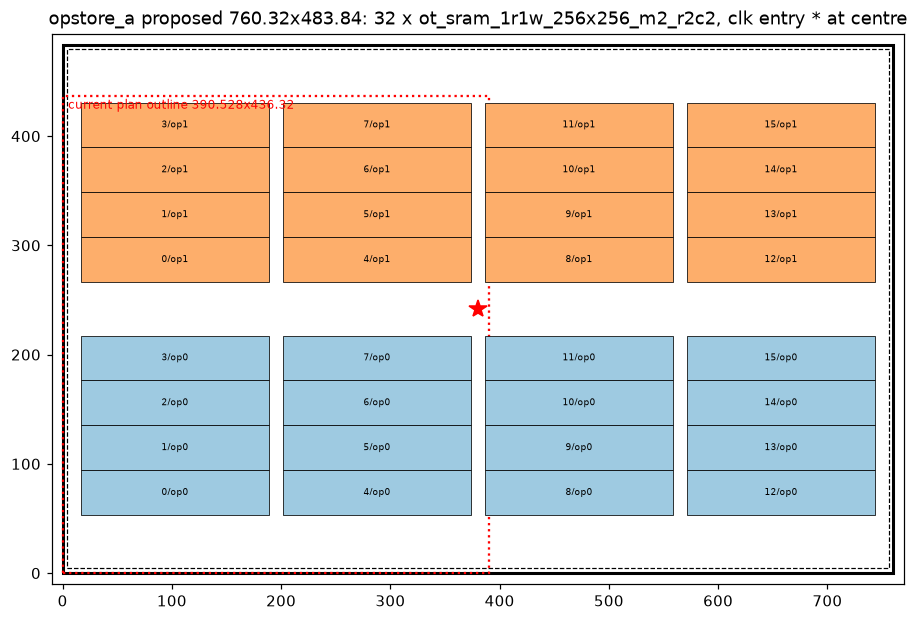

Write the Python code that produced this figure.
#!/usr/bin/env python3
"""DIE-HBM-28-K: opstore_a static macro grid + core_macros KNOWN entry (plan DELTA only, not applied).

    python3 opstore_a_static.py WT PLANDIR KIT ELAB_LIST OUTDIR

WT        sparse worktree with tools/die_plan/kit_contract.py + physical/die_plan/hbm/core_macros_fix.py (read only)
PLANDIR   plan dir with die_plan.json + core_macros.json (read only)
KIT       HBM-CORES-KITS-24 opstore_a kit (read only; copied into OUTDIR/stage for the kit_contract checks)
ELAB_LIST yosys flatten list (select -list t:ot_sram*) of the kit RTL

Same method as DIE-HBM-26 mk_static.py opstore_b: 4 columns of ot_sram_1r1w_256x256_m2_r2c2 (172.824 x 41.064)
at col channel 12.096 centred on x = 380.16 (identical column x to opstore_b), bands of 4 rows, equal horizontal
logic channels, y snapped to 0.012 mod 0.048.  opstore_a has 2 bands (g_operand[0], g_operand[1]); bank b -> column
b // 4, row b % 4 (opstore_b: bank 4c+r).
"""
import json
import os
import re
import shutil
import sys

WT, PLAN, KIT, ELAB, OUT = sys.argv[1:6]
sys.path.insert(0, os.path.join(WT, "tools/die_plan"))
sys.path.insert(0, os.path.join(WT, "physical/die_plan/hbm"))
import kit_contract as K          # noqa: E402
import core_macros_fix as F       # noqa: E402

CORE = "ot_hgi_sfu_core_split3__opstore_a"
MASTER, W, H = "ot_sram_1r1w_256x256_m2_r2c2", 172.824, 41.064
OUTLINE = [760.32, 483.84]        # 88 x 56 on the 8.64 lattice


def snap_y(y):
    return round(0.012 + round((y - 0.012) / 0.048) * 0.048, 3)


def snap_x(x):
    return round(round(x / 0.108) * 0.108, 3)


def spec():
    span = 4 * W + 3 * 12.096
    x0 = snap_x(380.16 - span / 2)
    xs = [round(x0 + i * (W + 12.096), 3) for i in range(4)]
    band = 4 * H + 3 * 0.024
    hc = OUTLINE[1] - 2 * 4.32
    ch = (hc - 2 * band) / 3
    rows = []
    for g in range(2):
        yb = 4.32 + ch + g * (band + ch)
        for b in range(16):
            c, r = b // 4, b % 4
            rows.append(dict(name=f"u_fcore.u_core.u_x.u_core.u_engine.u_memory.g_operand[{g}].u_group.g_bank[{b}]"
                                  ".u_b.genblk1.genblk1.g_m11.u_m",
                             master=MASTER, origin_um=[xs[c], snap_y(yb + r * (H + 0.024))], orient="R0"))
    basis = (f"DIE-HBM-28-K static grid (DIE-HBM-26 opstore_b method): 4 col x 8 row (2 bands g_operand[0]/"
             f"g_operand[1] of 4 rows; bank b -> col b//4 row b%4), col channel 12.096 (opstore_b column x), "
             f"{ch:.3f}-um logic channels, centred on x=380.16; 32 x {MASTER} from yosys flatten of the "
             f"HBM-CORES-KITS-24 kit RTL")
    return dict(outline_um=OUTLINE, macros=rows, basis=basis), ch


def main():
    os.makedirs(OUT, exist_ok=True)
    sp, ch = spec()
    names = {l.strip().split("/", 1)[1] for l in open(ELAB) if l.strip()}
    got = {m["name"] for m in sp["macros"]}
    assert got == names, (sorted(names - got)[:3], sorted(got - names)[:3])
    sizes = F.lef_sizes(os.path.join(KIT, "macros"))
    assert tuple(sizes[MASTER]) == (W, H), sizes[MASTER]
    rows = [dict(name=m["name"], master=m["master"], orient="R0",
                 rect_um=[round(m["origin_um"][0], 4), round(m["origin_um"][1], 4),
                          round(m["origin_um"][0] + W, 4), round(m["origin_um"][1] + H, 4)]) for m in sp["macros"]]
    err, ncols = F.channel_errors(rows, OUTLINE)
    assert not err, err
    cm = json.load(open(os.path.join(PLAN, "core_macros.json")))
    old = cm["cores"][CORE]
    entry = dict(status="KNOWN", outline_um=OUTLINE, basis=sp["basis"], macros=rows, channel_rule_um=F.CH,
                 previous=dict(status=old.get("status"), why=old.get("why"), outline_um=old.get("outline_um")))
    json.dump({CORE: sp}, open(os.path.join(OUT, "opstore_a_static_sites.json"), "w"), indent=1)

    # fit arithmetic
    marea = 32 * W * H
    fit = dict(macros=32, master=MASTER, macro_area_um2=round(marea, 1),
               core_macros_outline=[388.8, 345.6], core_macros_outline_area=round(388.8 * 345.6, 1),
               die_plan_outline=[390.528, 436.32], die_plan_outline_area=round(390.528 * 436.32, 1),
               die_plan_core_area=round((390.528 - 8.64) * (436.32 - 8.64), 1),
               proposed_outline=OUTLINE, proposed_area=round(OUTLINE[0] * OUTLINE[1], 1),
               proposed_macro_pct=round(100 * marea / (OUTLINE[0] * OUTLINE[1]), 2), band_channel_um=round(ch, 3),
               floor_10p8_outline=[760.32, 371.52])

    # kit_contract checks on a staged kit copy at the proposed outline (clock entry = outline centre, as opstore_b)
    kd = os.path.join(OUT, "stage", os.path.basename(KIT.rstrip("/")))
    if os.path.exists(kd):
        shutil.rmtree(kd)
    shutil.copytree(KIT, kd, symlinks=True)
    lines = ["foreach {inst master x y orient} {"]
    for m in sp["macros"]:
        inst = m["name"].replace("[", "\\[").replace("]", "\\]")
        lines.append(f"  {{{inst}}} {m['master']} {m['origin_um'][0]} {m['origin_um'][1]} {m['orient']}")
    lines.append("} { place_macro -macro_name $inst -location [list $x $y] -orientation $orient }")
    open(os.path.join(kd, "macro_placement.tcl"), "w").write("\n".join(lines) + "\n")
    cfg = open(os.path.join(kd, "config.mk")).read()
    cfg = re.sub(r"export DIE_AREA = .*", f"export DIE_AREA = 0 0 {OUTLINE[0]} {OUTLINE[1]}", cfg)
    cfg = re.sub(r"export CORE_AREA = .*", f"export CORE_AREA = 4.32 4.32 {OUTLINE[0] - 4.32:.3f} "
                 f"{OUTLINE[1] - 4.32:.3f}", cfg)
    cfg += "\nexport MACRO_PLACEMENT_TCL = /work/macro_placement.tcl\n"
    open(os.path.join(kd, "config.mk"), "w").write(cfg)
    entries = [("plan-centre", "clk", OUTLINE[0] / 2, OUTLINE[1] / 2)]
    chk = {}
    e, i = K.macro_channels(kd, PLAN); chk["macro_channels"] = dict(verdict="FAIL" if e else "PASS", err=e[:3], info={k: v for k, v in i.items() if k != "min_channel_note"})
    e, i = K.clock_entry_clear(kd, PLAN, entries=entries); chk["clock_entry_clear(centre)"] = dict(verdict="FAIL" if e else "PASS", err=e[:3], info=i)
    e, i = K.clock_entry_clear(kd, PLAN); chk["clock_entry_clear(kit io, stale outline)"] = dict(verdict="FAIL" if e else "PASS", err=e[:3], info=i)
    e, i = K.macro_pin_grid(kd, PLAN); chk["macro_pin_grid"] = dict(verdict="FAIL" if e else "PASS", err=e[:3], info=i)
    e, i = K.island_macro_clear(kd); chk["island_macro_clear"] = dict(verdict="FAIL" if e else "PASS", err=e[:2], info=i)

    delta = dict(schema="opentallas.hbm.plan_delta.v1", lane="DIE-HBM-28-K", item="opstore_a core_macros KNOWN",
                 status="PROPOSED, NOT APPLIED; needs the q_b113 / q_b113__physical_v1 hard_core outline change "
                        "(no slot at current packing, see fit.q_b113)",
                 core_macros={CORE: entry},
                 die_plan_hard_cores=[dict(type=t, inst="u_sfucore_Q_opstore_a", outline_um_old=[390.528, 436.32],
                                           outline_um_new=OUTLINE) for t in ("q_b113", "q_b113__physical_v1")],
                 fit=fit, kit_contract_checks=chk)
    json.dump(delta, open(os.path.join(OUT, "opstore_a_delta.json"), "w"), indent=1)
    print(json.dumps(dict(fit=fit, checks={k: (v["verdict"], v["err"][:1]) for k, v in chk.items()}), indent=1))

    import matplotlib
    matplotlib.use("Agg")
    import matplotlib.pyplot as plt
    from matplotlib.patches import Rectangle
    fig, ax = plt.subplots(figsize=(10, 6.6))
    ax.add_patch(Rectangle((0, 0), *OUTLINE, fill=False, lw=2))
    ax.add_patch(Rectangle((4.32, 4.32), OUTLINE[0] - 8.64, OUTLINE[1] - 8.64, fill=False, ls="--", lw=.8))
    ax.add_patch(Rectangle((0, 0), 390.528, 436.32, fill=False, ec="red", lw=1.5, ls=":"))
    ax.text(5, 425, "current plan outline 390.528x436.32", color="red", fontsize=8)
    for r in rows:
        x0, y0, x1, y1 = r["rect_um"]
        g = 0 if "g_operand[0]" in r["name"] else 1
        ax.add_patch(Rectangle((x0, y0), x1 - x0, y1 - y0, fc=("#9ecae1" if g == 0 else "#fdae6b"), ec="k", lw=.5))
        ax.text((x0 + x1) / 2, (y0 + y1) / 2, re.search(r"g_bank\[(\d+)\]", r["name"]).group(1) + f"/op{g}",
                ha="center", va="center", fontsize=6)
    ax.plot([OUTLINE[0] / 2], [OUTLINE[1] / 2], "r*", ms=12)
    ax.set_xlim(-10, OUTLINE[0] + 10); ax.set_ylim(-10, OUTLINE[1] + 10); ax.set_aspect("equal")
    ax.set_title(f"opstore_a proposed {OUTLINE[0]}x{OUTLINE[1]}: 32 x {MASTER}, clk entry * at centre")
    fig.savefig(os.path.join(OUT, "opstore_a_static.png"), dpi=110, bbox_inches="tight")


if __name__ == "__main__":
    main()
